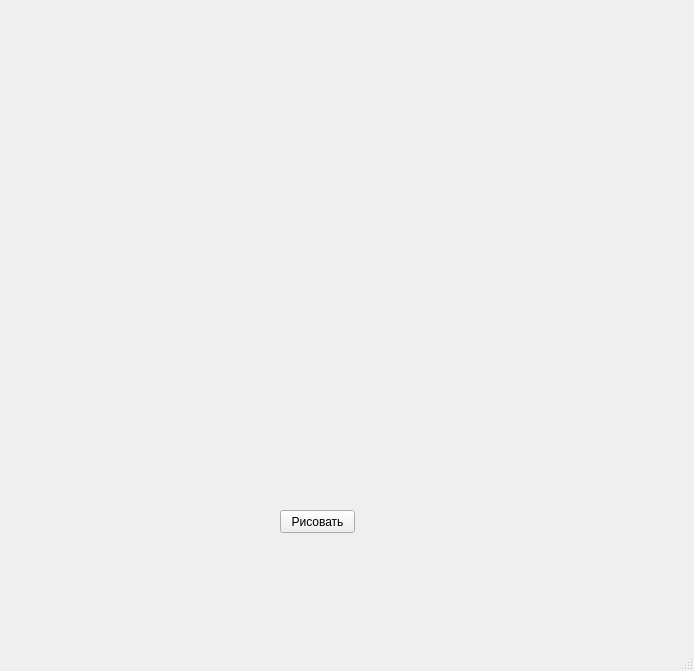
<?xml version="1.0" encoding="UTF-8"?>
<ui version="4.0">
 <class>MainWindow</class>
 <widget class="QMainWindow" name="MainWindow">
  <property name="geometry">
   <rect>
    <x>0</x>
    <y>0</y>
    <width>694</width>
    <height>671</height>
   </rect>
  </property>
  <property name="windowTitle">
   <string>MainWindow</string>
  </property>
  <widget class="QWidget" name="centralwidget">
   <widget class="QPushButton" name="btn">
    <property name="geometry">
     <rect>
      <x>280</x>
      <y>510</y>
      <width>75</width>
      <height>23</height>
     </rect>
    </property>
    <property name="text">
     <string>Рисовать</string>
    </property>
   </widget>
  </widget>
  <widget class="QMenuBar" name="menubar">
   <property name="geometry">
    <rect>
     <x>0</x>
     <y>0</y>
     <width>694</width>
     <height>21</height>
    </rect>
   </property>
  </widget>
  <widget class="QStatusBar" name="statusbar"/>
 </widget>
 <resources/>
 <connections/>
</ui>
